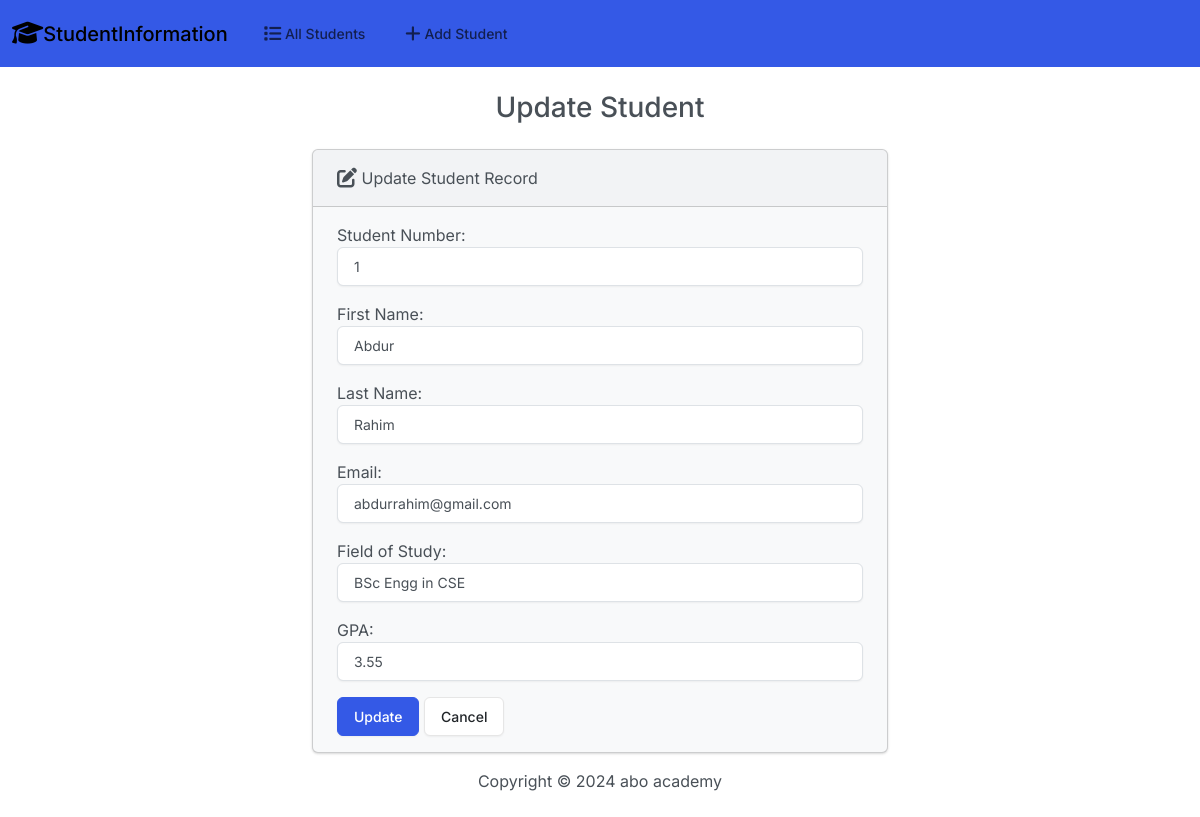
The app's page /edit/1/, older data.
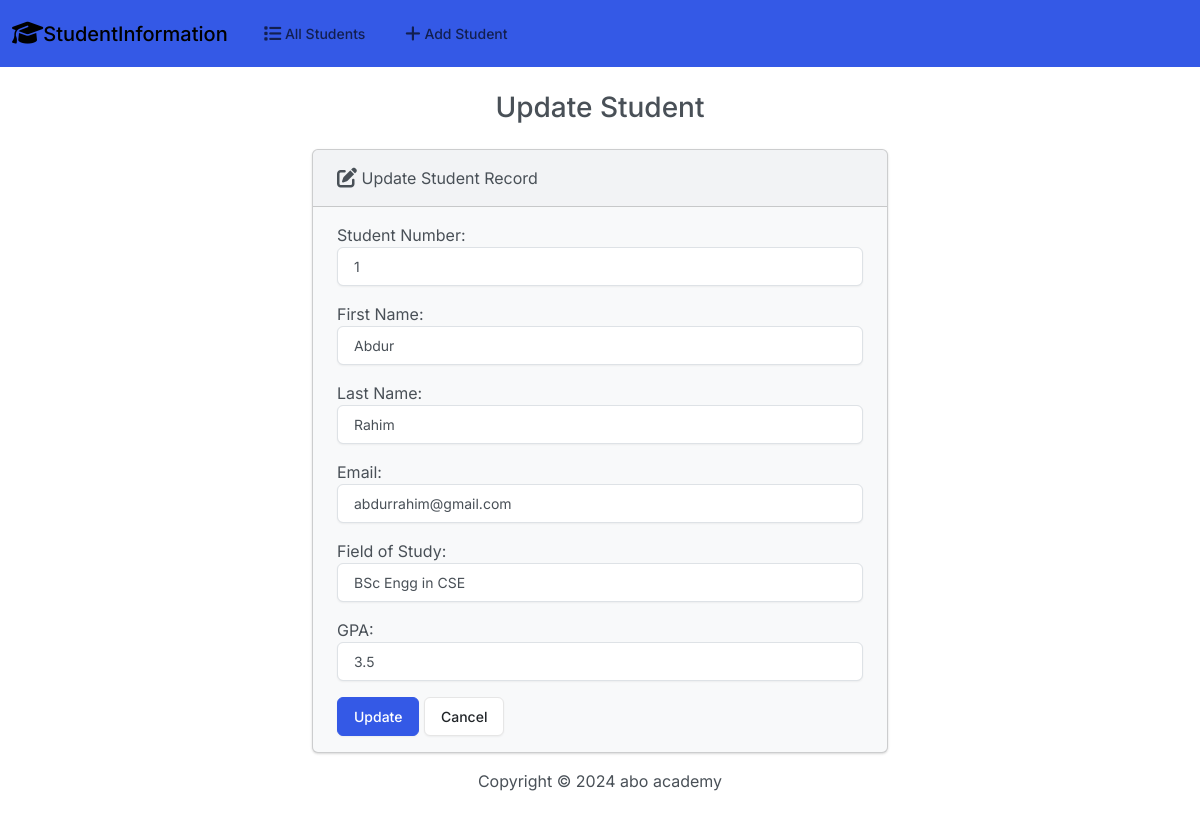
The same page, newer data.
### students/models.py (models this page shows, shortened)
class Student(models.Model):
    student_number=models.PositiveIntegerField(max_length=20)
    first_name=models.CharField(max_length=50)
    last_name=models.CharField(max_length=50)
    email=models.EmailField(max_length=50)
    field_of_study=models.CharField(max_length=50)
    gpa=models.FloatField(max_length=7)

### students/views.py (the view)
# urls.py: path('edit/<int:id>/', views.edit, name='edit'),
def edit(request, id):
    student = get_object_or_404(Student, id=id)  # Safely retrieve the student object or return 404
    if request.method == "POST":
        form = StudentForm(request.POST, instance=student)
        if form.is_valid():
            form.save()
            return render(request, 'students/edit.html', {'form': form, 'success': True, 'id': id})
        else:
            return render(request, 'students/edit.html', {'form': form, 'id': id})
    else:
        form = StudentForm(instance=student)
        return render(request, 'students/edit.html', {'form': form, 'id': id})

### students/forms.py
class StudentForm(forms.ModelForm):
    class Meta:
        model=Student
        fields=['student_number','first_name','last_name','email','field_of_study','gpa']
        labels={
            'student_number':'Student Number',
            'first_name':'First Name',
            'last_name':'Last Name',
            'email':'Email',
            'field_of_study':'Field of Study',
            'gpa':'GPA'
        }
        widgets={
            'student_number': forms.NumberInput(attrs={'class': 'form-control'}),
            'first_name': forms.TextInput(attrs={'class': 'form-control'}),
            'last_name': forms.TextInput(attrs={'class': 'form-control'}),
            'email': forms.EmailInput(attrs={'class': 'form-control'}),
            'field_of_study': forms.TextInput(attrs={'class': 'form-control'}),
            'gpa': forms.NumberInput(attrs={'class': 'form-control'})
        }

### templates/students/edit.html (shortened to what this page needs)
{% extends 'students/base.html' %}
{% block body %}
 <h3 class="text-center m-4">Update Student</h3>
 {% if success %}
 <div class="alert alert-success" role="alert">
    student updated successfully.
    <a href="{% url 'index' %}" class="alert-link">Go to home page</a>
 </div>
 {% else  %}
 <div class="row justify-content-center">
    <div class="col-6">
        <div class="card bg-light mb-3">
            <div class="card-header">
              <i class="fa-solid fa-pen-to-square fa-lg"></i> Update Student Record
            </div>
            <div class="card-body">
             <form action="{% url 'edit' id %}" method="POST">
                {{ form.as_p }}
                <button type="submit" class="btn btn-primary">Update</button>
                <a href="{% url 'index' %}" class="btn btn-secondary">Cancel</a>
             </form>
            </div>
          </div>
    </div>
 </div>
 {% endif %}
{% endblock %}

Row changes from the older to the newer data that the page shows:
changed Student "Abdur": gpa "3.55" → "3.5"
